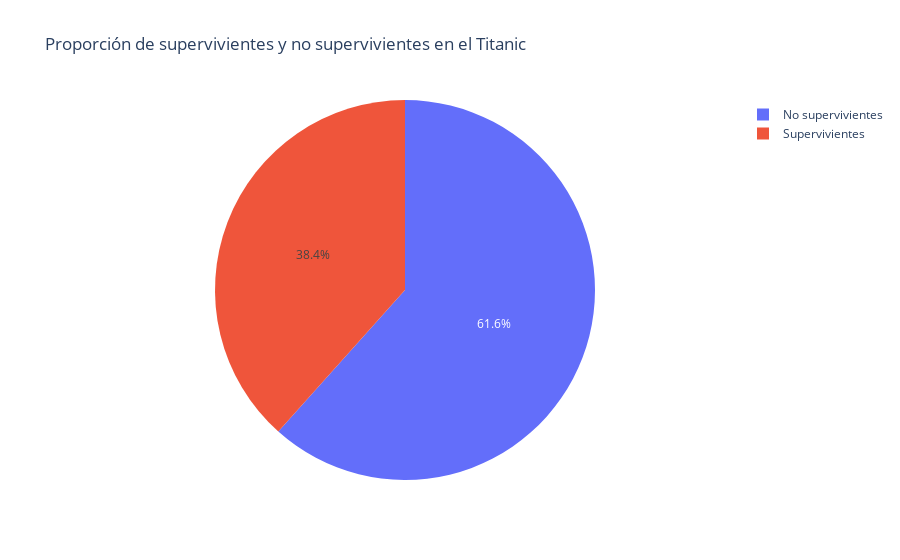

Write notebook code for a chart like this one.
### Code cell
survived_counts = titanic_df['Survived'].value_counts()

fig = go.Figure(go.Pie(labels=["No supervivientes", "Supervivientes"], values=survived_counts.values))
fig.update_layout(title="Proporción de supervivientes y no supervivientes en el Titanic")
fig.show()

### Figure 1 — Plotly figure (JSON) as saved in the notebook; plotly's stock layout.template omitted (floating-point values rounded to 4 significant figures)
{"data": [{"labels": ["No supervivientes", "Supervivientes"], "type": "pie", "values": [549, 342]}], "layout": {"title": {"text": "Proporción de supervivientes y no supervivientes en el Titanic"}}}
